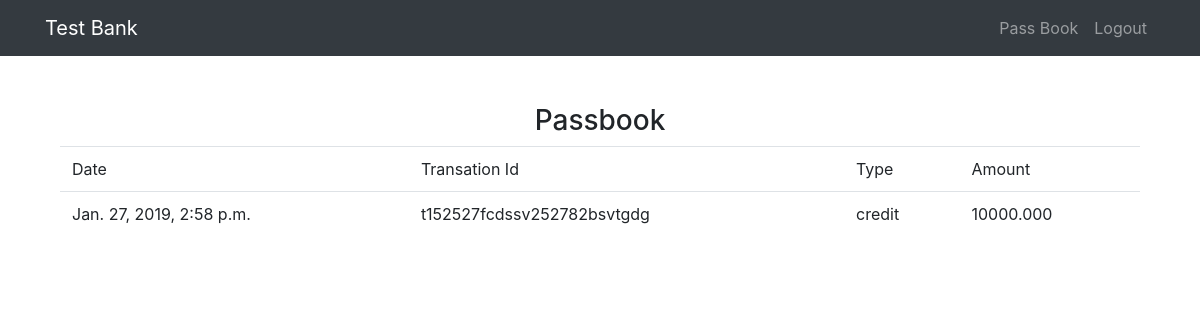
The page /passbook/ (signed in) on the database its author committed.
### passbook/models.py (models this page shows, shortened)
class Passbook(models.Model):
    owner=models.ForeignKey(User,on_delete=models.CASCADE)
    txDate=models.DateTimeField( auto_now_add=True)
    txId=models.CharField(max_length=100,null=False,blank=False)
    txType= models.CharField(max_length=10,null=False,blank=False)
    txAmount=models.DecimalField(decimal_places=3,max_digits=50,null=False,blank=False)

### passbook/views.py (the view)
# urls.py: path('passbook/', PassbookListView.as_view(),name='passbook'),
class PassbookListView(LoginRequiredMixin,ListView):
    login_url = '/login/'
    def get_queryset(self):
        return Passbook.objects.filter(owner=self.request.user)

### passbook/templates/passbook/passbook_list.html (shortened to what this page needs)
{% extends "base.html" %}
{% block content %}
<h1>Passbook </h1>
<div class="row">
    <div class="col-lg-12 text-center">
        <h3 class="mt-5">Passbook</h3>
    </div>
</div>
<div class="container">
        <table class="table">
            <thead>
            <tr>
                <td>Date </td>
                <td>Transation Id</td>
                <td>Type</td>
                <td>Amount</td>
            </tr>
            </thead>
            <tbody>
                {% for obj in object_list %}
                <tr>
                <td>{{obj.txDate}}</td>
                <td>{{ obj.txId }}</td>
                <td>{{obj.txType}}</td>
                <td>{{obj.txAmount}}</td>
                </tr>
                {% endfor %}
            </tbody>
        </table>
</div>
{% endblock %}

### rows shown on the page
Passbook: txDate "Jan. 27, 2019, 2:58 p.m.", txId "t152527fcdssv252782bsvtgdg", txType "credit", txAmount "10000.000"
